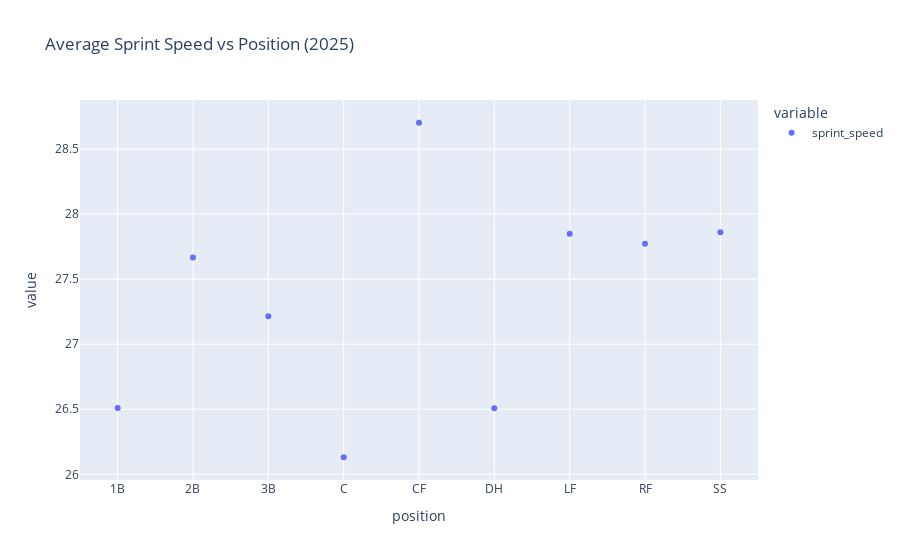

Here is the notebook cell this chart was saved with:
### Code cell
fig = px.scatter(
    df25_avg_sprintspeed,
 
    title=" Average Sprint Speed vs Position (2025)"
)

fig.show()

### Figure 1 — Plotly figure (JSON) as saved in the notebook; plotly's stock layout.template omitted (floating-point values rounded to 4 significant figures)
{"data": [{"hovertemplate": "variable=sprint_speed<br>position=%{x}<br>value=%{y}<extra></extra>", "legendgroup": "sprint_speed", "marker": {"color": "#636efa", "symbol": "circle"}, "mode": "markers", "name": "sprint_speed", "orientation": "v", "showlegend": true, "type": "scatter", "x": ["1B", "2B", "3B", "C", "CF", "DH", "LF", "RF", "SS"], "xaxis": "x", "y": [26.51, 27.67, 27.21, 26.13, 28.7, 26.51, 27.85, 27.77, 27.86], "yaxis": "y"}], "layout": {"legend": {"title": {"text": "variable"}, "tracegroupgap": 0}, "title": {"text": " Average Sprint Speed vs Position (2025)"}, "xaxis": {"anchor": "y", "domain": [0, 1], "title": {"text": "position"}}, "yaxis": {"anchor": "x", "domain": [0, 1], "title": {"text": "value"}}}}
